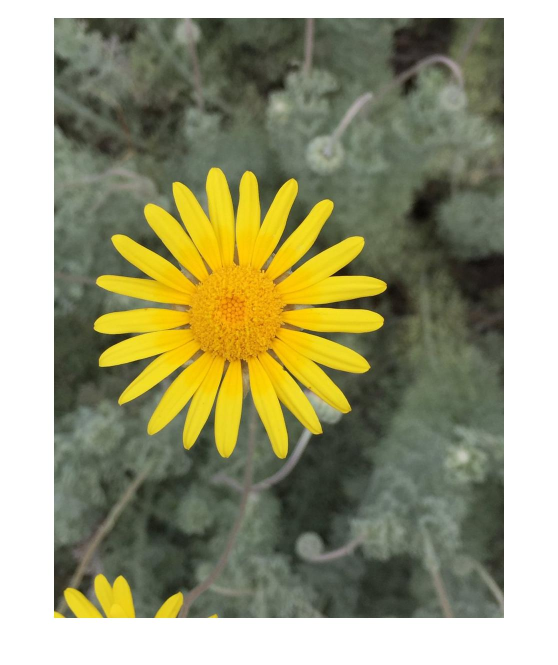
%> input picture annales/ursinia_abrotanifolia_original.jpg, 1116 x 1330 px (shown at 1/2 size)
$ octave Exam2023.m   (GNU Octave 9; MATLAB toolbox functions it lacks are replaced by stand-ins)
%> lines starting %> are read from the running program, lines starting %| are printed output that depends on the picture; in (x1, y1, x2, y2) boxes, pixels count from 0 and x2, y2 are one past the last pixel; in counts of white or black regions, pixels touching at a corner belong together; the program's own positions count from 1
clear all;
close all;
clc;

% Question 1
A = imread('ursinia_abrotanifolia_original.jpg');
%> A is the input picture: size 1330x1116x3 uint8; mean R, G, B 154, 153.7, 120.1
imshow(A);

pixel1 = [700 400];
pixel2 = [640 570];
pixel3 = [540 460];

% Question 2
MatA = [2*(pixel1(1)-pixel2(1)) 2*(pixel1(2)-pixel2(2)); 2*(pixel1(1)-pixel3(1)) 2*(pixel1(2)-pixel3(2))];
MatB = [pixel1(1)^2 + pixel1(2)^2 - pixel2(1)^2 - pixel2(2)^2; pixel1(1)^2 + pixel1(2)^2 - pixel3(1)^2 - pixel3(2)^2];
MatX = inv(MatA)*MatB;

center = [MatX(1) MatX(2)];
printf("Center of the circle is: (%d, %d)\n", center(1), center(2));

% Question 3
radius = sqrt((pixel1(1)-center(1))^2 + (pixel1(2)-center(2))^2);
A1 = A;

% Question 4
pixel1_ext = [880 300];
pixel2_ext = [375 350];
pixel3_ext = [650 770];

radius_ext = sqrt((pixel1_ext(1)-center(1))^2 + (pixel1_ext(2)-center(2))^2);
condition = @(i,j) sqrt( (i-center(1))^2 + (j-center(2))^2);

parfor i = 1:size(A1,1)
    parfor j = 1:size(A1,2)
        if ( condition(i,j) > 0.9*radius_ext || condition(i,j) < 2.2*radius)
          A1(i,j,:) = 0;
        endif
    end
end
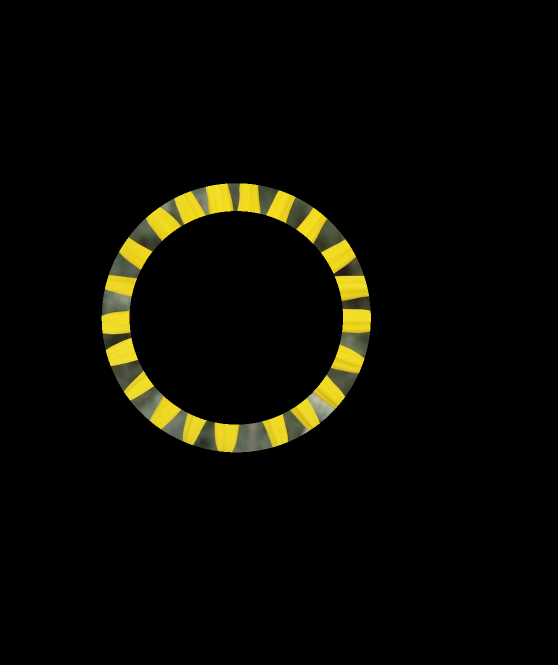
%> A1: size 1330x1116x3 uint8 (shown at 1/2 size); mean R, G, B 9.7, 9.1, 2.9

imshow(A1);

% Question 5
A_lab = rgb2lab(A1);
%> A_lab: size 1330x1116x3 double; mean of channels 1, 2, 3 3.7, -0.4, 2.9

% Question 6
threshold_value = 50; % Adjust this based on your observations
binary_image = A_lab(:,:,1) > threshold_value;
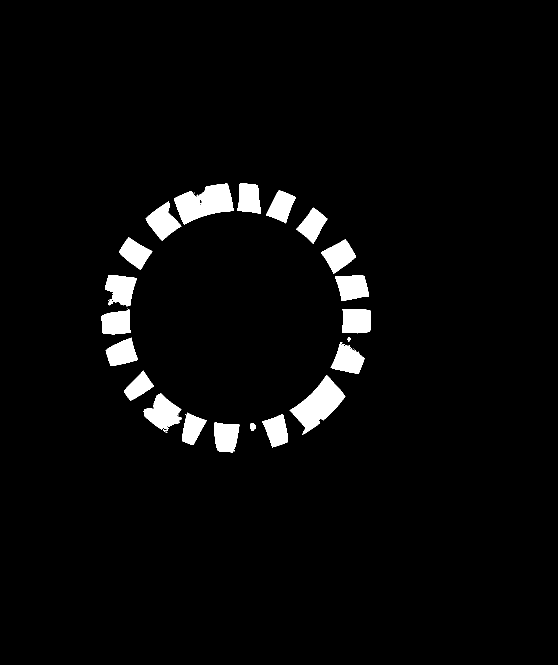
%> binary_image: size 1330x1116 logical (shown at 1/2 size); 3.6% white; 33 white regions (12 under 20 px), largest, box (x1, y1, x2, y2) and area: (348, 367, 467, 449) 5767, (579, 750, 691, 870) 5766, (286, 787, 363, 863) 3181
se = strel('square', 3); % Adjust the size as needed
binary_image_clean = imopen(binary_image, se);
%> binary_image_clean: size 1330x1116 logical; 3.5% white; 21 white regions, largest, box (x1, y1, x2, y2) and area: (581, 751, 690, 868) 5745, (349, 367, 467, 448) 5729, (288, 787, 363, 858) 3099

% Question 7
[labeledImage, numberOfPetals] = bwlabel(binary_image_clean);
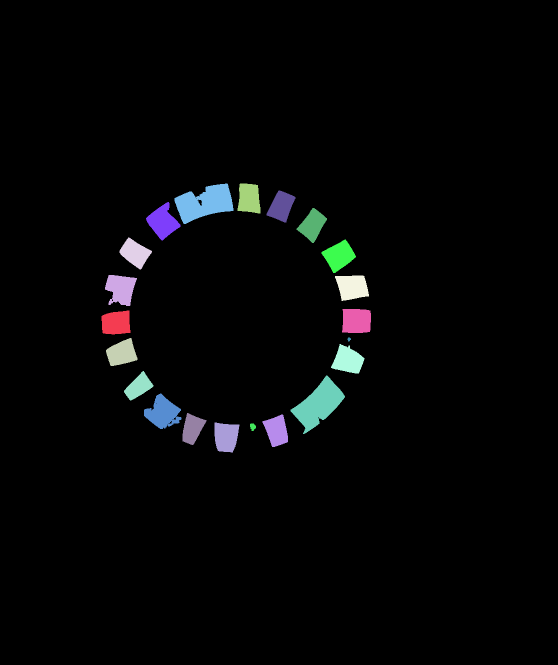
%> labeledImage: size 1330x1116 double (shown at 1/2 size); 22 distinct labels, from 0 to 21; one colour per label, 0 black
%> numberOfPetals = 21
petalProps = regionprops(labeledImage, 'Area'); % Extract area of each petal
%> petalProps = 21 regions; largest, Area: 5745, 5729, 3099, 2756, 2749
fprintf('Number of petals: %d\n', numel(petalProps));
%| Number of petals: 21
